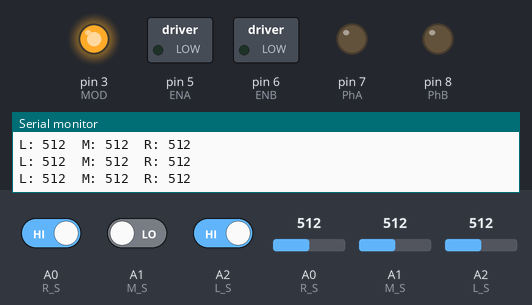
This sketch was run on a simulated Arduino Uno, built with avr-gcc and run on an emulated ATmega328P. On the bench: switched loads named in the sketch (green lamp = pin HIGH), output pins drawn as LEDs (lit = HIGH), the last lines printed to the serial monitor. The test bench sets the inputs (shaded band); at power-on: A0 (R_S) HIGH, A0 (R_S) = 512, A1 (M_S) = 512, A2 (L_S) HIGH, A1 (M_S) LOW, A2 (L_S) = 512.

Above: at 1.7 s.
1.8 s: A0 (R_S) driven LOW
At 2.1 s:
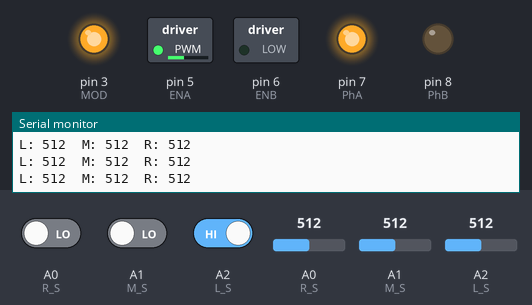
3.3 s: A0 (R_S) set to 105
6.3 s: A0 (R_S) set to 93
9.3 s: A1 (M_S) set to 104
12.3 s: A1 (M_S) set to 93
13.8 s: A2 (L_S) driven LOW
At 15.1 s:
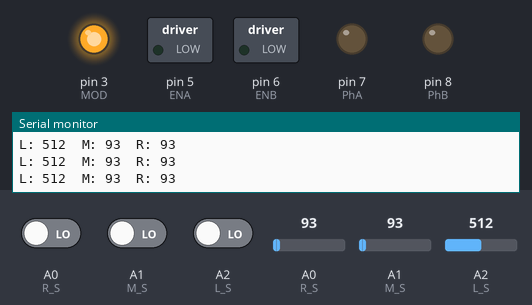
Timing chart, 0 to 16.3 s (numbered marks = the images above; inputs shaded):
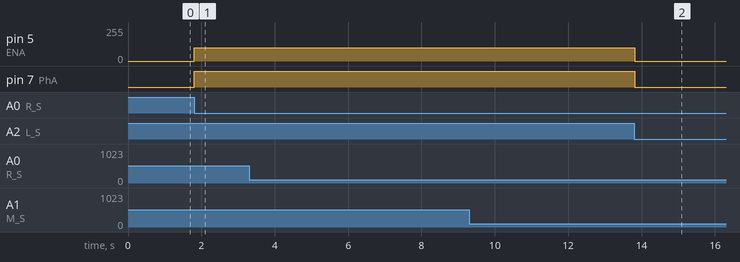

The sketch:

IEEE_EndOfLine.ino
```cpp
// Initialising our pins
const int MOD = 3;

const int ENA = 5;   // Left motor PWM (Capable of manipulating speed for left motors)
const int PhA = 7;   // Left motor direction
const int ENB = 6;   // Right motor PWM (Capable of manipulating speed for right motors)
const int PhB = 8;   // Right motor direction

//Pins declared as const so they remain UNCHANGED.

// Sensor pins
const int R_S = A0;  // Right sensor
const int M_S = A1;  // Middle sensor
const int L_S = A2;  // Left sensor

int R, M, L;         // Sensor readings

const int carSpeed = 100;  // Forward speed - declared normally, as we may want to modify speed. 0 - 255.


void setup() {
  Serial.begin(9600); // Rate of baud used for communication - set as 9600.

  // Initialising our pins as output
  pinMode(MOD, OUTPUT);
  pinMode(ENA, OUTPUT);
  pinMode(PhA, OUTPUT);
  pinMode(ENB, OUTPUT);
  pinMode(PhB, OUTPUT);

  // Sensors (analogue inputs do not need pinMode)

  //Think of this as a switch - it just simply turns on the Arduino.
  digitalWrite(MOD, HIGH);

  //Delay in milliseconds
  delay(500);
}

void loop() {

  // Read sensors
  L = analogRead(L_S);
  M = analogRead(M_S);
  R = analogRead(R_S);

  // Print values (optional but useful) - this will display on the serial monitor
  Serial.print("L: "); Serial.print(L);
  Serial.print("  M: "); Serial.print(M);
  Serial.print("  R: "); Serial.println(R);

  /*
    - Condition: If L_S is false (hence 0), M_S is true (it detects something) and R_S is false (0) then it will move forward.
    - We use the digitalRead function to READ the value at each sensor - it basically asks each sensor "Do you detect anything? (Yes/No)"
    - If Yes then it would be == 1 otherwise if No then it would be == 0. Then we just call the function inside of the conditional statement
      to be executed.
  */

  if ((digitalRead(L_S)) == 0 && (digitalRead(M_S)) == 1 && (digitalRead(R_S)) == 0) {
    move_forward();
  }
  else if ((digitalRead(L_S)) == 1 && (digitalRead(M_S)) == 0 && (digitalRead(R_S)) == 0) {
    curved_left();
  }
  else if ((digitalRead(L_S)) == 1 && (digitalRead(M_S)) == 1 && (digitalRead(R_S)) == 0) {
    sharp_left();
  }
  //curve right
  else if ((digitalRead(L_S)) == 0 && (digitalRead(M_S)) == 0 && (digitalRead(R_S)) == 1) {
    move_forward();
  }

  //sharp right
  else if ((digitalRead(L_S)) == 0 && (digitalRead(M_S)) == 1 && (digitalRead(R_S)) == 1) {
    move_forward();
  }

  else {
    stop_car(); // We use the else statement to finish the condition so that it tells the robot what to do if the condition above is not satisfied.
  }
}

void move_forward() {
  // LEFT motor
  analogWrite(ENA, carSpeed); // ENA controls the speed of the left motors - we use PWM to assign the amount of speed we want to apply to it.
  digitalWrite(PhA, HIGH); // PhA controls the actual direction of the left motor - HIGH means Forward.

  // RIGHT motor
  analogWrite(ENB, carSpeed); // ENB controls the speed of the right motors - we use PWM to assign the amount of speed we want to apply to it.
  digitalWrite(PhB, HIGH); // PhB controls the actual direction of the right motors - HIGH means Forward.
}

void curved_left() {
  //LEFT motor
  analogWrite(ENA, carSpeed);
  digitalWrite(PhA, HIGH);

  //RIGHT motor
  analogWrite(ENB,0);
  digitalWrite(PhB, LOW);
}

void sharp_left() {
  //LEFT motor
  analogWrite(ENA, carSpeed);
  digitalWrite(PhA, HIGH);

  //RIGHT motor
  analogWrite(ENB,0);
  digitalWrite(PhB, LOW);
}

void curve_right() {
// LEFT motor
  analogWrite(ENA, carSpeed);
  digitalWrite(PhA, HIGH);

  // RIGHT motor
  analogWrite(ENB, carSpeed);
  digitalWrite(PhB, HIGH);
}
void sharp_right() {
// LEFT motor
  analogWrite(ENA, carSpeed);
  digitalWrite(PhA, HIGH);

  // RIGHT motor
  analogWrite(ENB, carSpeed);
  digitalWrite(PhB, HIGH);
}
void stop_car() {
  analogWrite(ENA, 0); // We set the carSpeed for left motors to 0 - this will simply depower the left motors.
  digitalWrite(PhA, LOW); // Left Motor Direction has been set to LOW - LOW means Backward.
  analogWrite(ENB, 0); // We set the carSpeed for right motors to 0 - this will simply depower the right motors.
  digitalWrite(PhB, LOW); // Right Motor Direction has been set to LOW - LOW means backward.
}
```

Measured:
- after the input at 1.8 s, pin 5 (ENA): 0/255 → 100/255 at once; pin 7 (PhA): LOW → HIGH at once
- after the input at 13.8 s, pin 5 (ENA): 100/255 → 0/255 at once; pin 7 (PhA): HIGH → LOW at once
